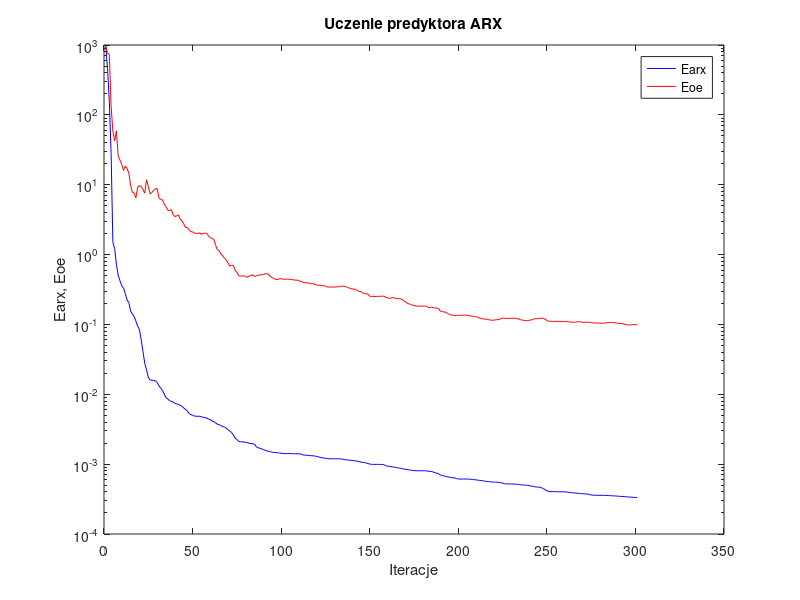
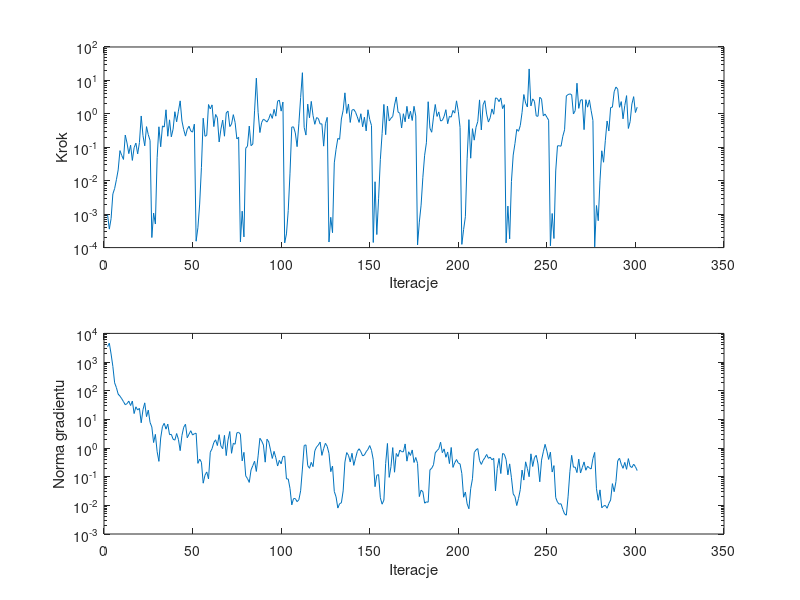

These charts were generated, in order, by the following MATLAB code:
%uczenie predyktora arx
clear all;
n=0; farx(n+1)=9.558723e+002; foe(n+1)=9.743501e+002; wspucz(n+1)=0.000000e+000; ng(n+1)=0.000000e+000;
%odnowa zmiennej metryki
n=1; farx(n+1)=4.554954e+002; foe(n+1)=7.605214e+002; krok(n+1)=9.578186e-004; ng(n+1)=3.443880e+003;
n=2; farx(n+1)=1.564261e+002; foe(n+1)=7.390247e+002; krok(n+1)=3.569431e-004; ng(n+1)=4.553898e+003;
n=3; farx(n+1)=2.912843e+001; foe(n+1)=1.344098e+002; krok(n+1)=7.383609e-004; ng(n+1)=1.904340e+003;
n=4; farx(n+1)=1.501819e+000; foe(n+1)=5.862422e+001; krok(n+1)=4.027729e-003; ng(n+1)=7.042273e+002;
n=5; farx(n+1)=1.217934e+000; foe(n+1)=4.250834e+001; krok(n+1)=5.848770e-003; ng(n+1)=1.881793e+002;
n=6; farx(n+1)=7.255703e-001; foe(n+1)=5.908018e+001; krok(n+1)=1.073668e-002; ng(n+1)=1.281383e+002;
n=7; farx(n+1)=5.066028e-001; foe(n+1)=2.579193e+001; krok(n+1)=2.107682e-002; ng(n+1)=7.591122e+001;
n=8; farx(n+1)=4.229338e-001; foe(n+1)=2.244111e+001; krok(n+1)=7.959957e-002; ng(n+1)=6.488036e+001;
n=9; farx(n+1)=3.577506e-001; foe(n+1)=1.958976e+001; krok(n+1)=5.722022e-002; ng(n+1)=5.264272e+001;
n=10; farx(n+1)=3.337382e-001; foe(n+1)=1.603369e+001; krok(n+1)=4.331299e-002; ng(n+1)=4.161418e+001;
n=11; farx(n+1)=2.765221e-001; foe(n+1)=1.842989e+001; krok(n+1)=2.320583e-001; ng(n+1)=3.246238e+001;
n=12; farx(n+1)=2.253023e-001; foe(n+1)=1.723110e+001; krok(n+1)=1.340009e-001; ng(n+1)=3.535137e+001;
n=13; farx(n+1)=2.065046e-001; foe(n+1)=1.469322e+001; krok(n+1)=6.460819e-002; ng(n+1)=4.348763e+001;
n=14; farx(n+1)=1.562157e-001; foe(n+1)=9.938148e+000; krok(n+1)=1.160291e-001; ng(n+1)=3.044965e+001;
n=15; farx(n+1)=1.410586e-001; foe(n+1)=7.772170e+000; krok(n+1)=4.050274e-002; ng(n+1)=4.368788e+001;
n=16; farx(n+1)=1.304793e-001; foe(n+1)=7.634544e+000; krok(n+1)=9.760941e-002; ng(n+1)=1.596055e+001;
n=17; farx(n+1)=1.115720e-001; foe(n+1)=6.477665e+000; krok(n+1)=1.331896e-001; ng(n+1)=2.744278e+001;
n=18; farx(n+1)=9.449661e-002; foe(n+1)=9.233957e+000; krok(n+1)=6.345766e-002; ng(n+1)=2.116057e+001;
n=19; farx(n+1)=8.509252e-002; foe(n+1)=9.701624e+000; krok(n+1)=1.380129e-001; ng(n+1)=2.429424e+001;
n=20; farx(n+1)=5.986575e-002; foe(n+1)=9.453893e+000; krok(n+1)=8.642640e-001; ng(n+1)=7.608824e+000;
n=21; farx(n+1)=4.126810e-002; foe(n+1)=8.555282e+000; krok(n+1)=2.242518e-001; ng(n+1)=2.170673e+001;
n=22; farx(n+1)=2.779107e-002; foe(n+1)=7.565527e+000; krok(n+1)=1.104861e-001; ng(n+1)=3.770512e+001;
n=23; farx(n+1)=2.242132e-002; foe(n+1)=1.177417e+001; krok(n+1)=4.147513e-001; ng(n+1)=1.246817e+001;
n=24; farx(n+1)=1.752646e-002; foe(n+1)=9.462224e+000; krok(n+1)=2.378132e-001; ng(n+1)=2.100801e+001;
n=25; farx(n+1)=1.599574e-002; foe(n+1)=7.383739e+000; krok(n+1)=1.600146e-001; ng(n+1)=7.835067e+000;
%odnowa zmiennej metryki
n=26; farx(n+1)=1.586325e-002; foe(n+1)=7.749624e+000; krok(n+1)=1.999716e-004; ng(n+1)=5.402960e+000;
n=27; farx(n+1)=1.578396e-002; foe(n+1)=8.265097e+000; krok(n+1)=1.078226e-003; ng(n+1)=1.552361e+000;
n=28; farx(n+1)=1.564486e-002; foe(n+1)=8.725967e+000; krok(n+1)=5.069434e-004; ng(n+1)=3.001581e+000;
n=29; farx(n+1)=1.469454e-002; foe(n+1)=8.826189e+000; krok(n+1)=4.904612e-002; ng(n+1)=7.398660e-001;
n=30; farx(n+1)=1.325759e-002; foe(n+1)=6.483280e+000; krok(n+1)=4.102061e-001; ng(n+1)=3.425623e-001;
n=31; farx(n+1)=1.225947e-002; foe(n+1)=6.174092e+000; krok(n+1)=1.036878e-001; ng(n+1)=2.235596e+000;
n=32; farx(n+1)=1.133102e-002; foe(n+1)=6.069299e+000; krok(n+1)=4.363377e-001; ng(n+1)=5.598597e+000;
n=33; farx(n+1)=1.010349e-002; foe(n+1)=5.306924e+000; krok(n+1)=4.020096e-001; ng(n+1)=7.270263e+000;
n=34; farx(n+1)=8.923301e-003; foe(n+1)=4.817357e+000; krok(n+1)=1.322970e+000; ng(n+1)=4.558239e+000;
n=35; farx(n+1)=8.561261e-003; foe(n+1)=4.324781e+000; krok(n+1)=2.139750e-001; ng(n+1)=6.828949e+000;
n=36; farx(n+1)=8.098447e-003; foe(n+1)=4.246156e+000; krok(n+1)=6.620810e-001; ng(n+1)=2.922323e+000;
n=37; farx(n+1)=7.953294e-003; foe(n+1)=4.418450e+000; krok(n+1)=2.056099e-001; ng(n+1)=3.006230e+000;
n=38; farx(n+1)=7.751006e-003; foe(n+1)=3.745368e+000; krok(n+1)=3.477470e-001; ng(n+1)=2.028419e+000;
n=39; farx(n+1)=7.420643e-003; foe(n+1)=3.502618e+000; krok(n+1)=1.157790e+000; ng(n+1)=1.884905e+000;
n=40; farx(n+1)=7.269097e-003; foe(n+1)=3.574817e+000; krok(n+1)=5.786742e-001; ng(n+1)=3.203286e+000;
n=41; farx(n+1)=7.160941e-003; foe(n+1)=3.710450e+000; krok(n+1)=1.201404e+000; ng(n+1)=2.013255e+000;
n=42; farx(n+1)=6.970291e-003; foe(n+1)=3.207271e+000; krok(n+1)=2.445328e+000; ng(n+1)=8.103749e-001;
n=43; farx(n+1)=6.746330e-003; foe(n+1)=3.034455e+000; krok(n+1)=6.113321e-001; ng(n+1)=2.755331e+000;
n=44; farx(n+1)=6.365558e-003; foe(n+1)=2.755192e+000; krok(n+1)=3.372291e-001; ng(n+1)=5.318362e+000;
n=45; farx(n+1)=6.054972e-003; foe(n+1)=2.438968e+000; krok(n+1)=2.158836e-001; ng(n+1)=6.769058e+000;
n=46; farx(n+1)=5.800614e-003; foe(n+1)=2.456510e+000; krok(n+1)=3.477470e-001; ng(n+1)=2.277472e+000;
n=47; farx(n+1)=5.300190e-003; foe(n+1)=2.268903e+000; krok(n+1)=4.267990e-001; ng(n+1)=3.049485e+000;
n=48; farx(n+1)=5.129745e-003; foe(n+1)=2.133577e+000; krok(n+1)=3.077853e-001; ng(n+1)=4.023336e+000;
n=49; farx(n+1)=5.017377e-003; foe(n+1)=2.114294e+000; krok(n+1)=2.841626e-001; ng(n+1)=2.837261e+000;
n=50; farx(n+1)=4.882961e-003; foe(n+1)=2.038958e+000; krok(n+1)=4.923082e-001; ng(n+1)=3.161551e+000;
%odnowa zmiennej metryki
n=51; farx(n+1)=4.846181e-003; foe(n+1)=2.007807e+000; krok(n+1)=1.553088e-004; ng(n+1)=3.299861e+000;
n=52; farx(n+1)=4.845235e-003; foe(n+1)=2.014313e+000; krok(n+1)=3.910575e-004; ng(n+1)=2.917564e-001;
n=53; farx(n+1)=4.836273e-003; foe(n+1)=2.043644e+000; krok(n+1)=2.004465e-003; ng(n+1)=4.113099e-001;
n=54; farx(n+1)=4.767796e-003; foe(n+1)=1.946831e+000; krok(n+1)=2.509359e-002; ng(n+1)=3.177561e-001;
n=55; farx(n+1)=4.682995e-003; foe(n+1)=2.013201e+000; krok(n+1)=7.422839e-001; ng(n+1)=5.930693e-002;
n=56; farx(n+1)=4.657042e-003; foe(n+1)=2.013320e+000; krok(n+1)=2.137984e-001; ng(n+1)=1.128217e-001;
n=57; farx(n+1)=4.574907e-003; foe(n+1)=2.027907e+000; krok(n+1)=2.268451e-001; ng(n+1)=1.464500e-001;
n=58; farx(n+1)=4.410620e-003; foe(n+1)=1.854491e+000; krok(n+1)=1.899074e+000; ng(n+1)=8.354988e-002;
n=59; farx(n+1)=4.352699e-003; foe(n+1)=1.741154e+000; krok(n+1)=1.404256e+000; ng(n+1)=7.153703e-001;
n=60; farx(n+1)=4.136516e-003; foe(n+1)=1.702985e+000; krok(n+1)=1.856466e+000; ng(n+1)=9.504604e-001;
n=61; farx(n+1)=4.063012e-003; foe(n+1)=1.651068e+000; krok(n+1)=4.158012e-001; ng(n+1)=1.557533e+000;
n=62; farx(n+1)=3.898387e-003; foe(n+1)=1.365087e+000; krok(n+1)=9.574267e-001; ng(n+1)=1.938766e+000;
n=63; farx(n+1)=3.720221e-003; foe(n+1)=1.164310e+000; krok(n+1)=7.679697e-001; ng(n+1)=1.221320e+000;
n=64; farx(n+1)=3.665394e-003; foe(n+1)=1.143142e+000; krok(n+1)=1.443061e-001; ng(n+1)=2.925124e+000;
n=65; farx(n+1)=3.571965e-003; foe(n+1)=1.022060e+000; krok(n+1)=3.493083e-001; ng(n+1)=1.175997e+000;
n=66; farx(n+1)=3.443484e-003; foe(n+1)=9.612795e-001; krok(n+1)=6.511688e-001; ng(n+1)=9.452515e-001;
n=67; farx(n+1)=3.385997e-003; foe(n+1)=8.857949e-001; krok(n+1)=2.144024e-001; ng(n+1)=2.769832e+000;
n=68; farx(n+1)=3.284188e-003; foe(n+1)=8.389542e-001; krok(n+1)=1.062525e+000; ng(n+1)=5.440969e-001;
n=69; farx(n+1)=3.117039e-003; foe(n+1)=7.581227e-001; krok(n+1)=1.207877e+000; ng(n+1)=1.894796e+000;
n=70; farx(n+1)=2.955468e-003; foe(n+1)=6.823050e-001; krok(n+1)=4.164005e-001; ng(n+1)=3.766074e+000;
n=71; farx(n+1)=2.845690e-003; foe(n+1)=7.051947e-001; krok(n+1)=4.938403e-001; ng(n+1)=6.556324e-001;
n=72; farx(n+1)=2.610591e-003; foe(n+1)=7.013914e-001; krok(n+1)=9.471081e-001; ng(n+1)=1.462068e+000;
n=73; farx(n+1)=2.366307e-003; foe(n+1)=5.947508e-001; krok(n+1)=5.551463e-001; ng(n+1)=1.353457e+000;
n=74; farx(n+1)=2.253250e-003; foe(n+1)=5.595180e-001; krok(n+1)=1.778431e-001; ng(n+1)=3.386968e+000;
n=75; farx(n+1)=2.118213e-003; foe(n+1)=4.999685e-001; krok(n+1)=2.001704e-001; ng(n+1)=3.533677e+000;
%odnowa zmiennej metryki
n=76; farx(n+1)=2.087933e-003; foe(n+1)=4.904568e-001; krok(n+1)=1.474459e-004; ng(n+1)=3.038130e+000;
n=77; farx(n+1)=2.084165e-003; foe(n+1)=4.929992e-001; krok(n+1)=1.229105e-003; ng(n+1)=3.561946e-001;
n=78; farx(n+1)=2.081760e-003; foe(n+1)=4.977634e-001; krok(n+1)=2.087853e-004; ng(n+1)=7.065969e-001;
n=79; farx(n+1)=2.049841e-003; foe(n+1)=4.802776e-001; krok(n+1)=9.359461e-002; ng(n+1)=1.067024e-001;
n=80; farx(n+1)=2.026181e-003; foe(n+1)=4.753580e-001; krok(n+1)=1.079418e-001; ng(n+1)=8.589243e-002;
n=81; farx(n+1)=1.987743e-003; foe(n+1)=4.942861e-001; krok(n+1)=4.306047e-001; ng(n+1)=6.318532e-002;
n=82; farx(n+1)=1.977377e-003; foe(n+1)=5.059090e-001; krok(n+1)=1.116954e-001; ng(n+1)=1.723536e-001;
n=83; farx(n+1)=1.957716e-003; foe(n+1)=5.125237e-001; krok(n+1)=1.254000e-001; ng(n+1)=2.422385e-001;
n=84; farx(n+1)=1.928592e-003; foe(n+1)=4.854139e-001; krok(n+1)=1.232067e+000; ng(n+1)=3.470749e-001;
n=85; farx(n+1)=1.770043e-003; foe(n+1)=4.977209e-001; krok(n+1)=1.169631e+001; ng(n+1)=1.523460e-001;
n=86; farx(n+1)=1.717858e-003; foe(n+1)=5.086386e-001; krok(n+1)=1.104103e+000; ng(n+1)=5.337906e-001;
n=87; farx(n+1)=1.689830e-003; foe(n+1)=5.054545e-001; krok(n+1)=2.760258e-001; ng(n+1)=2.190369e+000;
n=88; farx(n+1)=1.652896e-003; foe(n+1)=5.183248e-001; krok(n+1)=5.548341e-001; ng(n+1)=1.764656e+000;
n=89; farx(n+1)=1.615495e-003; foe(n+1)=5.148787e-001; krok(n+1)=6.954939e-001; ng(n+1)=1.271058e+000;
n=90; farx(n+1)=1.578276e-003; foe(n+1)=5.323019e-001; krok(n+1)=6.371584e-001; ng(n+1)=3.211230e-001;
n=91; farx(n+1)=1.548961e-003; foe(n+1)=5.325317e-001; krok(n+1)=5.695627e-001; ng(n+1)=2.033472e+000;
n=92; farx(n+1)=1.521370e-003; foe(n+1)=5.168693e-001; krok(n+1)=7.101669e-001; ng(n+1)=1.642113e+000;
n=93; farx(n+1)=1.503856e-003; foe(n+1)=4.830617e-001; krok(n+1)=1.006076e+000; ng(n+1)=8.585350e-001;
n=94; farx(n+1)=1.484035e-003; foe(n+1)=4.676229e-001; krok(n+1)=7.310195e-001; ng(n+1)=4.322836e-001;
n=95; farx(n+1)=1.469182e-003; foe(n+1)=4.526995e-001; krok(n+1)=1.361947e+000; ng(n+1)=7.648733e-001;
n=96; farx(n+1)=1.463523e-003; foe(n+1)=4.402408e-001; krok(n+1)=8.536620e-001; ng(n+1)=4.582297e-001;
n=97; farx(n+1)=1.455456e-003; foe(n+1)=4.372932e-001; krok(n+1)=2.400098e+000; ng(n+1)=2.353431e-001;
n=98; farx(n+1)=1.440366e-003; foe(n+1)=4.520648e-001; krok(n+1)=2.571390e+000; ng(n+1)=3.715073e-001;
n=99; farx(n+1)=1.434026e-003; foe(n+1)=4.505003e-001; krok(n+1)=1.206842e+000; ng(n+1)=2.798482e-001;
n=100; farx(n+1)=1.419422e-003; foe(n+1)=4.453663e-001; krok(n+1)=2.254461e+000; ng(n+1)=5.034654e-001;
%odnowa zmiennej metryki
n=101; farx(n+1)=1.417662e-003; foe(n+1)=4.438610e-001; krok(n+1)=1.383684e-004; ng(n+1)=5.191528e-001;
n=102; farx(n+1)=1.417609e-003; foe(n+1)=4.441851e-001; krok(n+1)=2.566675e-004; ng(n+1)=8.343479e-002;
n=103; farx(n+1)=1.417353e-003; foe(n+1)=4.451438e-001; krok(n+1)=1.276921e-003; ng(n+1)=8.343683e-002;
n=104; farx(n+1)=1.416597e-003; foe(n+1)=4.416206e-001; krok(n+1)=1.683407e-002; ng(n+1)=3.882712e-002;
n=105; farx(n+1)=1.415310e-003; foe(n+1)=4.407869e-001; krok(n+1)=4.024834e-001; ng(n+1)=1.041339e-002;
n=106; farx(n+1)=1.411714e-003; foe(n+1)=4.322710e-001; krok(n+1)=4.079802e-001; ng(n+1)=1.723579e-002;
n=107; farx(n+1)=1.409621e-003; foe(n+1)=4.318553e-001; krok(n+1)=2.689113e-001; ng(n+1)=1.722823e-002;
n=108; farx(n+1)=1.409165e-003; foe(n+1)=4.315410e-001; krok(n+1)=1.044603e-001; ng(n+1)=1.343364e-002;
n=109; farx(n+1)=1.406486e-003; foe(n+1)=4.229847e-001; krok(n+1)=5.045340e-001; ng(n+1)=1.564928e-002;
n=110; farx(n+1)=1.397769e-003; foe(n+1)=4.136187e-001; krok(n+1)=3.083832e+000; ng(n+1)=3.219264e-002;
n=111; farx(n+1)=1.360359e-003; foe(n+1)=4.063106e-001; krok(n+1)=1.701359e+001; ng(n+1)=1.850186e-001;
n=112; farx(n+1)=1.350109e-003; foe(n+1)=3.980084e-001; krok(n+1)=3.923690e-001; ng(n+1)=1.227397e+000;
n=113; farx(n+1)=1.343055e-003; foe(n+1)=3.937295e-001; krok(n+1)=2.320583e-001; ng(n+1)=1.288039e+000;
n=114; farx(n+1)=1.336010e-003; foe(n+1)=3.946047e-001; krok(n+1)=1.953830e+000; ng(n+1)=2.435664e-001;
n=115; farx(n+1)=1.331348e-003; foe(n+1)=3.870427e-001; krok(n+1)=7.612154e-001; ng(n+1)=1.963198e-001;
n=116; farx(n+1)=1.321604e-003; foe(n+1)=3.845051e-001; krok(n+1)=2.360240e+000; ng(n+1)=3.165372e-001;
n=117; farx(n+1)=1.315596e-003; foe(n+1)=3.822569e-001; krok(n+1)=8.904025e-001; ng(n+1)=2.239136e-001;
n=118; farx(n+1)=1.307111e-003; foe(n+1)=3.756910e-001; krok(n+1)=4.870112e-001; ng(n+1)=7.971188e-001;
n=119; farx(n+1)=1.292585e-003; foe(n+1)=3.700534e-001; krok(n+1)=7.734497e-001; ng(n+1)=1.090648e+000;
n=120; farx(n+1)=1.275503e-003; foe(n+1)=3.578539e-001; krok(n+1)=7.273018e-001; ng(n+1)=1.274335e+000;
n=121; farx(n+1)=1.253911e-003; foe(n+1)=3.699153e-001; krok(n+1)=4.971061e-001; ng(n+1)=1.618017e+000;
n=122; farx(n+1)=1.234408e-003; foe(n+1)=3.563376e-001; krok(n+1)=5.030381e-001; ng(n+1)=5.536666e-001;
n=123; farx(n+1)=1.227004e-003; foe(n+1)=3.589532e-001; krok(n+1)=1.082372e-001; ng(n+1)=9.572617e-001;
n=124; farx(n+1)=1.211476e-003; foe(n+1)=3.534878e-001; krok(n+1)=5.076613e-001; ng(n+1)=1.462658e+000;
n=125; farx(n+1)=1.196657e-003; foe(n+1)=3.433085e-001; krok(n+1)=7.847380e-001; ng(n+1)=1.145310e+000;
%odnowa zmiennej metryki
n=126; farx(n+1)=1.195369e-003; foe(n+1)=3.425690e-001; krok(n+1)=1.467758e-004; ng(n+1)=6.483127e-001;
n=127; farx(n+1)=1.194927e-003; foe(n+1)=3.434190e-001; krok(n+1)=8.062699e-004; ng(n+1)=1.497288e-001;
n=128; farx(n+1)=1.194466e-003; foe(n+1)=3.442396e-001; krok(n+1)=2.790403e-004; ng(n+1)=2.348726e-001;
n=129; farx(n+1)=1.193526e-003; foe(n+1)=3.426140e-001; krok(n+1)=3.423266e-002; ng(n+1)=3.047834e-002;
n=130; farx(n+1)=1.192477e-003; foe(n+1)=3.440949e-001; krok(n+1)=8.732707e-002; ng(n+1)=1.983033e-002;
n=131; farx(n+1)=1.192110e-003; foe(n+1)=3.453961e-001; krok(n+1)=1.845727e-001; ng(n+1)=8.018065e-003;
n=132; farx(n+1)=1.191420e-003; foe(n+1)=3.478005e-001; krok(n+1)=1.728230e-001; ng(n+1)=1.145971e-002;
n=133; farx(n+1)=1.187940e-003; foe(n+1)=3.525952e-001; krok(n+1)=7.021280e-001; ng(n+1)=1.222466e-002;
n=134; farx(n+1)=1.174943e-003; foe(n+1)=3.539774e-001; krok(n+1)=1.280929e+000; ng(n+1)=3.200263e-002;
n=135; farx(n+1)=1.158883e-003; foe(n+1)=3.485140e-001; krok(n+1)=4.250100e+000; ng(n+1)=3.244860e-001;
n=136; farx(n+1)=1.152303e-003; foe(n+1)=3.431002e-001; krok(n+1)=1.027715e+000; ng(n+1)=6.936052e-001;
n=137; farx(n+1)=1.142062e-003; foe(n+1)=3.351098e-001; krok(n+1)=1.974020e+000; ng(n+1)=5.583989e-001;
n=138; farx(n+1)=1.136222e-003; foe(n+1)=3.286652e-001; krok(n+1)=5.535078e-001; ng(n+1)=3.259446e-001;
n=139; farx(n+1)=1.128229e-003; foe(n+1)=3.194799e-001; krok(n+1)=1.296088e+000; ng(n+1)=6.561356e-001;
n=140; farx(n+1)=1.121916e-003; foe(n+1)=3.230378e-001; krok(n+1)=1.355274e+000; ng(n+1)=2.482524e-001;
n=141; farx(n+1)=1.113555e-003; foe(n+1)=3.166333e-001; krok(n+1)=1.119298e+000; ng(n+1)=4.407104e-001;
n=142; farx(n+1)=1.102060e-003; foe(n+1)=3.039249e-001; krok(n+1)=8.127796e-001; ng(n+1)=7.617269e-001;
n=143; farx(n+1)=1.085725e-003; foe(n+1)=2.982031e-001; krok(n+1)=5.548341e-001; ng(n+1)=9.447282e-001;
n=144; farx(n+1)=1.068230e-003; foe(n+1)=2.945974e-001; krok(n+1)=1.008243e+000; ng(n+1)=7.431400e-001;
n=145; farx(n+1)=1.061875e-003; foe(n+1)=2.838528e-001; krok(n+1)=4.104871e-001; ng(n+1)=5.313781e-001;
n=146; farx(n+1)=1.050638e-003; foe(n+1)=2.750222e-001; krok(n+1)=7.926233e-001; ng(n+1)=5.724767e-001;
n=147; farx(n+1)=1.043301e-003; foe(n+1)=2.749501e-001; krok(n+1)=3.091610e-001; ng(n+1)=7.455610e-001;
n=148; farx(n+1)=1.018103e-003; foe(n+1)=2.715910e-001; krok(n+1)=1.324162e+000; ng(n+1)=8.991248e-001;
n=149; farx(n+1)=1.003929e-003; foe(n+1)=2.524274e-001; krok(n+1)=6.777732e-001; ng(n+1)=1.218748e+000;
n=150; farx(n+1)=9.937648e-004; foe(n+1)=2.519632e-001; krok(n+1)=4.485036e-001; ng(n+1)=8.305588e-001;
%odnowa zmiennej metryki
n=151; farx(n+1)=9.932404e-004; foe(n+1)=2.522315e-001; krok(n+1)=1.422016e-004; ng(n+1)=3.919174e-001;
n=152; farx(n+1)=9.927012e-004; foe(n+1)=2.512355e-001; krok(n+1)=9.317009e-003; ng(n+1)=4.476148e-002;
n=153; farx(n+1)=9.926135e-004; foe(n+1)=2.511496e-001; krok(n+1)=2.456241e-004; ng(n+1)=1.125508e-001;
n=154; farx(n+1)=9.916623e-004; foe(n+1)=2.530201e-001; krok(n+1)=2.883948e-003; ng(n+1)=1.183219e-001;
n=155; farx(n+1)=9.912225e-004; foe(n+1)=2.525298e-001; krok(n+1)=4.284718e-002; ng(n+1)=1.838348e-002;
n=156; farx(n+1)=9.902217e-004; foe(n+1)=2.532650e-001; krok(n+1)=2.601236e-001; ng(n+1)=1.096700e-002;
n=157; farx(n+1)=9.769506e-004; foe(n+1)=2.546777e-001; krok(n+1)=1.915347e+000; ng(n+1)=1.521208e-002;
n=158; farx(n+1)=9.569669e-004; foe(n+1)=2.437464e-001; krok(n+1)=2.382113e-001; ng(n+1)=2.875628e-001;
n=159; farx(n+1)=9.358586e-004; foe(n+1)=2.410448e-001; krok(n+1)=1.707324e+000; ng(n+1)=1.444158e+000;
n=160; farx(n+1)=9.276938e-004; foe(n+1)=2.361208e-001; krok(n+1)=6.183220e-001; ng(n+1)=9.472605e-002;
n=161; farx(n+1)=9.209184e-004; foe(n+1)=2.384904e-001; krok(n+1)=7.382907e-001; ng(n+1)=2.247406e-001;
n=162; farx(n+1)=9.133108e-004; foe(n+1)=2.427163e-001; krok(n+1)=8.375141e-001; ng(n+1)=1.035050e+000;
n=163; farx(n+1)=9.047421e-004; foe(n+1)=2.383535e-001; krok(n+1)=1.829120e+000; ng(n+1)=1.432330e-001;
n=164; farx(n+1)=8.932597e-004; foe(n+1)=2.354135e-001; krok(n+1)=3.203543e+000; ng(n+1)=6.462213e-001;
n=165; farx(n+1)=8.856042e-004; foe(n+1)=2.341770e-001; krok(n+1)=1.136651e+000; ng(n+1)=5.039493e-001;
n=166; farx(n+1)=8.743274e-004; foe(n+1)=2.323237e-001; krok(n+1)=1.035809e+000; ng(n+1)=8.491413e-001;
n=167; farx(n+1)=8.650384e-004; foe(n+1)=2.308705e-001; krok(n+1)=3.772555e-001; ng(n+1)=7.455396e-001;
n=168; farx(n+1)=8.546391e-004; foe(n+1)=2.205518e-001; krok(n+1)=1.009068e+000; ng(n+1)=7.369821e-001;
n=169; farx(n+1)=8.464370e-004; foe(n+1)=2.115510e-001; krok(n+1)=5.788951e-001; ng(n+1)=1.390707e+000;
n=170; farx(n+1)=8.366745e-004; foe(n+1)=2.030285e-001; krok(n+1)=1.678264e+000; ng(n+1)=3.481024e-001;
n=171; farx(n+1)=8.300484e-004; foe(n+1)=1.976490e-001; krok(n+1)=7.101669e-001; ng(n+1)=7.419874e-001;
n=172; farx(n+1)=8.210016e-004; foe(n+1)=1.937791e-001; krok(n+1)=1.196555e+000; ng(n+1)=5.511486e-001;
n=173; farx(n+1)=8.138544e-004; foe(n+1)=1.889586e-001; krok(n+1)=6.322648e-001; ng(n+1)=8.576067e-001;
n=174; farx(n+1)=8.080584e-004; foe(n+1)=1.877153e-001; krok(n+1)=1.682643e+000; ng(n+1)=3.132428e-001;
n=175; farx(n+1)=8.046382e-004; foe(n+1)=1.829154e-001; krok(n+1)=8.600077e-001; ng(n+1)=4.678021e-001;
%odnowa zmiennej metryki
n=176; farx(n+1)=8.044199e-004; foe(n+1)=1.829411e-001; krok(n+1)=1.198705e-004; ng(n+1)=2.913458e-001;
n=177; farx(n+1)=8.044142e-004; foe(n+1)=1.828907e-001; krok(n+1)=5.769389e-004; ng(n+1)=2.024089e-002;
n=178; farx(n+1)=8.043597e-004; foe(n+1)=1.827780e-001; krok(n+1)=1.861026e-003; ng(n+1)=3.379063e-002;
n=179; farx(n+1)=8.040782e-004; foe(n+1)=1.832745e-001; krok(n+1)=1.263902e-002; ng(n+1)=2.984842e-002;
n=180; farx(n+1)=8.038313e-004; foe(n+1)=1.827208e-001; krok(n+1)=5.793922e-002; ng(n+1)=1.190367e-002;
n=181; farx(n+1)=8.029918e-004; foe(n+1)=1.830172e-001; krok(n+1)=1.365319e-001; ng(n+1)=1.328127e-002;
n=182; farx(n+1)=7.912754e-004; foe(n+1)=1.742995e-001; krok(n+1)=2.305302e+000; ng(n+1)=1.283758e-002;
n=183; farx(n+1)=7.878330e-004; foe(n+1)=1.757205e-001; krok(n+1)=3.691454e-001; ng(n+1)=1.739915e-001;
n=184; farx(n+1)=7.821837e-004; foe(n+1)=1.765066e-001; krok(n+1)=2.818076e-001; ng(n+1)=1.970032e-001;
n=185; farx(n+1)=7.689531e-004; foe(n+1)=1.735664e-001; krok(n+1)=8.008859e-001; ng(n+1)=2.605909e-001;
n=186; farx(n+1)=7.520659e-004; foe(n+1)=1.719150e-001; krok(n+1)=1.908137e+000; ng(n+1)=6.784984e-001;
n=187; farx(n+1)=7.416788e-004; foe(n+1)=1.709845e-001; krok(n+1)=8.375141e-001; ng(n+1)=8.103082e-001;
n=188; farx(n+1)=7.250152e-004; foe(n+1)=1.677585e-001; krok(n+1)=1.142810e+000; ng(n+1)=9.421241e-001;
n=189; farx(n+1)=6.972881e-004; foe(n+1)=1.541071e-001; krok(n+1)=6.102414e-001; ng(n+1)=1.596177e+000;
n=190; farx(n+1)=6.879822e-004; foe(n+1)=1.524263e-001; krok(n+1)=6.400584e-001; ng(n+1)=6.859394e-001;
n=191; farx(n+1)=6.778775e-004; foe(n+1)=1.512186e-001; krok(n+1)=8.456470e-001; ng(n+1)=9.310756e-001;
n=192; farx(n+1)=6.678693e-004; foe(n+1)=1.488468e-001; krok(n+1)=1.331376e+000; ng(n+1)=4.758650e-001;
n=193; farx(n+1)=6.586105e-004; foe(n+1)=1.432093e-001; krok(n+1)=5.076613e-001; ng(n+1)=7.284631e-001;
n=194; farx(n+1)=6.489195e-004; foe(n+1)=1.394772e-001; krok(n+1)=8.457767e-001; ng(n+1)=2.863436e-001;
n=195; farx(n+1)=6.435972e-004; foe(n+1)=1.363841e-001; krok(n+1)=7.966063e-001; ng(n+1)=1.045387e+000;
n=196; farx(n+1)=6.391893e-004; foe(n+1)=1.357259e-001; krok(n+1)=1.264530e+000; ng(n+1)=2.108854e-001;
n=197; farx(n+1)=6.354436e-004; foe(n+1)=1.326451e-001; krok(n+1)=1.053408e+000; ng(n+1)=3.082290e-001;
n=198; farx(n+1)=6.208378e-004; foe(n+1)=1.347901e-001; krok(n+1)=2.451494e+000; ng(n+1)=3.967028e-001;
n=199; farx(n+1)=6.130371e-004; foe(n+1)=1.351149e-001; krok(n+1)=1.189063e+000; ng(n+1)=2.982229e-001;
n=200; farx(n+1)=6.119873e-004; foe(n+1)=1.353359e-001; krok(n+1)=3.923690e-001; ng(n+1)=2.789849e-001;
%odnowa zmiennej metryki
n=201; farx(n+1)=6.119082e-004; foe(n+1)=1.354071e-001; krok(n+1)=1.247165e-004; ng(n+1)=1.288753e-001;
n=202; farx(n+1)=6.119037e-004; foe(n+1)=1.354224e-001; krok(n+1)=3.467612e-004; ng(n+1)=1.920719e-002;
n=203; farx(n+1)=6.118868e-004; foe(n+1)=1.355419e-001; krok(n+1)=8.375096e-004; ng(n+1)=2.920340e-002;
n=204; farx(n+1)=6.117310e-004; foe(n+1)=1.354573e-001; krok(n+1)=4.732423e-002; ng(n+1)=1.125549e-002;
n=205; farx(n+1)=6.105893e-004; foe(n+1)=1.330642e-001; krok(n+1)=6.709302e-001; ng(n+1)=7.602197e-003;
n=206; farx(n+1)=6.085343e-004; foe(n+1)=1.322760e-001; krok(n+1)=4.715694e-002; ng(n+1)=3.811553e-002;
n=207; farx(n+1)=6.022753e-004; foe(n+1)=1.308903e-001; krok(n+1)=3.601750e-001; ng(n+1)=8.451419e-002;
n=208; farx(n+1)=6.004265e-004; foe(n+1)=1.299950e-001; krok(n+1)=1.634459e-001; ng(n+1)=6.934761e-001;
n=209; farx(n+1)=5.964676e-004; foe(n+1)=1.285001e-001; krok(n+1)=3.963116e-001; ng(n+1)=8.598380e-001;
n=210; farx(n+1)=5.906142e-004; foe(n+1)=1.267218e-001; krok(n+1)=5.902321e-001; ng(n+1)=9.579566e-001;
n=211; farx(n+1)=5.839713e-004; foe(n+1)=1.229890e-001; krok(n+1)=2.615134e+000; ng(n+1)=3.665046e-001;
n=212; farx(n+1)=5.824158e-004; foe(n+1)=1.218220e-001; krok(n+1)=3.307424e-001; ng(n+1)=2.679951e-001;
n=213; farx(n+1)=5.765544e-004; foe(n+1)=1.198847e-001; krok(n+1)=1.872544e+000; ng(n+1)=3.707346e-001;
n=214; farx(n+1)=5.703679e-004; foe(n+1)=1.192958e-001; krok(n+1)=2.482914e+000; ng(n+1)=4.578502e-001;
n=215; farx(n+1)=5.656620e-004; foe(n+1)=1.183357e-001; krok(n+1)=9.846165e-001; ng(n+1)=5.960920e-001;
n=216; farx(n+1)=5.638293e-004; foe(n+1)=1.182298e-001; krok(n+1)=5.690454e-001; ng(n+1)=4.378115e-001;
n=217; farx(n+1)=5.590996e-004; foe(n+1)=1.151563e-001; krok(n+1)=7.610808e-001; ng(n+1)=4.804095e-001;
n=218; farx(n+1)=5.561820e-004; foe(n+1)=1.149769e-001; krok(n+1)=1.402391e+000; ng(n+1)=3.896826e-001;
n=219; farx(n+1)=5.543694e-004; foe(n+1)=1.151704e-001; krok(n+1)=9.727120e-001; ng(n+1)=4.374453e-001;
n=220; farx(n+1)=5.530841e-004; foe(n+1)=1.164867e-001; krok(n+1)=2.999576e+000; ng(n+1)=3.195459e-002;
n=221; farx(n+1)=5.509266e-004; foe(n+1)=1.169253e-001; krok(n+1)=2.891506e+000; ng(n+1)=1.964123e-001;
n=222; farx(n+1)=5.472571e-004; foe(n+1)=1.178436e-001; krok(n+1)=2.315580e+000; ng(n+1)=4.332647e-001;
n=223; farx(n+1)=5.421882e-004; foe(n+1)=1.209883e-001; krok(n+1)=2.984343e+000; ng(n+1)=1.287294e-001;
n=224; farx(n+1)=5.370938e-004; foe(n+1)=1.232372e-001; krok(n+1)=1.435731e+000; ng(n+1)=6.461889e-001;
n=225; farx(n+1)=5.229813e-004; foe(n+1)=1.219768e-001; krok(n+1)=1.885812e+000; ng(n+1)=6.054041e-001;
%odnowa zmiennej metryki
n=226; farx(n+1)=5.223171e-004; foe(n+1)=1.218463e-001; krok(n+1)=1.381179e-004; ng(n+1)=3.942563e-001;
n=227; farx(n+1)=5.216834e-004; foe(n+1)=1.217943e-001; krok(n+1)=1.742611e-003; ng(n+1)=1.157248e-001;
n=228; farx(n+1)=5.213521e-004; foe(n+1)=1.217511e-001; krok(n+1)=1.821498e-004; ng(n+1)=2.800507e-001;
n=229; farx(n+1)=5.193478e-004; foe(n+1)=1.225187e-001; krok(n+1)=9.424758e-003; ng(n+1)=9.185204e-002;
n=230; farx(n+1)=5.182103e-004; foe(n+1)=1.222719e-001; krok(n+1)=5.857529e-002; ng(n+1)=2.509562e-002;
n=231; farx(n+1)=5.168657e-004; foe(n+1)=1.227436e-001; krok(n+1)=1.300618e-001; ng(n+1)=2.015992e-002;
n=232; farx(n+1)=5.157636e-004; foe(n+1)=1.214831e-001; krok(n+1)=3.435737e-001; ng(n+1)=9.853310e-003;
n=233; farx(n+1)=5.131397e-004; foe(n+1)=1.200244e-001; krok(n+1)=3.011048e-001; ng(n+1)=1.743466e-002;
n=234; farx(n+1)=5.072929e-004; foe(n+1)=1.170491e-001; krok(n+1)=4.461084e-001; ng(n+1)=3.555727e-002;
n=235; farx(n+1)=5.051193e-004; foe(n+1)=1.155885e-001; krok(n+1)=1.106940e+000; ng(n+1)=1.699514e-001;
n=236; farx(n+1)=5.020407e-004; foe(n+1)=1.142995e-001; krok(n+1)=3.781569e+000; ng(n+1)=7.609102e-002;
n=237; farx(n+1)=4.998954e-004; foe(n+1)=1.132644e-001; krok(n+1)=2.112541e+000; ng(n+1)=3.301313e-001;
n=238; farx(n+1)=4.992626e-004; foe(n+1)=1.134763e-001; krok(n+1)=1.601772e+000; ng(n+1)=1.922474e-001;
n=239; farx(n+1)=4.912408e-004; foe(n+1)=1.143713e-001; krok(n+1)=2.204361e+001; ng(n+1)=9.973791e-002;
n=240; farx(n+1)=4.867963e-004; foe(n+1)=1.163980e-001; krok(n+1)=1.727068e+000; ng(n+1)=6.273441e-001;
n=241; farx(n+1)=4.831378e-004; foe(n+1)=1.173544e-001; krok(n+1)=2.804781e+000; ng(n+1)=2.271856e-001;
n=242; farx(n+1)=4.747911e-004; foe(n+1)=1.208218e-001; krok(n+1)=2.367507e+000; ng(n+1)=4.612136e-001;
n=243; farx(n+1)=4.713000e-004; foe(n+1)=1.207178e-001; krok(n+1)=8.674420e-001; ng(n+1)=5.569281e-001;
n=244; farx(n+1)=4.697900e-004; foe(n+1)=1.205717e-001; krok(n+1)=8.457767e-001; ng(n+1)=2.782037e-001;
n=245; farx(n+1)=4.674123e-004; foe(n+1)=1.220083e-001; krok(n+1)=3.138952e+000; ng(n+1)=6.635968e-002;
n=246; farx(n+1)=4.590017e-004; foe(n+1)=1.228842e-001; krok(n+1)=2.755451e+000; ng(n+1)=3.783161e-001;
n=247; farx(n+1)=4.470305e-004; foe(n+1)=1.221436e-001; krok(n+1)=8.704303e-001; ng(n+1)=7.393507e-001;
n=248; farx(n+1)=4.290331e-004; foe(n+1)=1.188014e-001; krok(n+1)=9.861549e-001; ng(n+1)=1.344775e+000;
n=249; farx(n+1)=4.163223e-004; foe(n+1)=1.136633e-001; krok(n+1)=7.926233e-001; ng(n+1)=7.878926e-001;
n=250; farx(n+1)=4.060822e-004; foe(n+1)=1.112424e-001; krok(n+1)=6.477968e-001; ng(n+1)=4.001929e-001;
%odnowa zmiennej metryki
n=251; farx(n+1)=4.046736e-004; foe(n+1)=1.108781e-001; krok(n+1)=1.131625e-004; ng(n+1)=7.173767e-001;
n=252; farx(n+1)=4.041291e-004; foe(n+1)=1.106270e-001; krok(n+1)=1.047905e-003; ng(n+1)=1.456421e-001;
n=253; farx(n+1)=4.038884e-004; foe(n+1)=1.104813e-001; krok(n+1)=1.869031e-004; ng(n+1)=2.437970e-001;
n=254; farx(n+1)=4.036528e-004; foe(n+1)=1.108324e-001; krok(n+1)=1.955649e-002; ng(n+1)=1.865095e-002;
n=255; farx(n+1)=4.031427e-004; foe(n+1)=1.108100e-001; krok(n+1)=1.105847e-001; ng(n+1)=1.289257e-002;
n=256; farx(n+1)=4.027246e-004; foe(n+1)=1.106159e-001; krok(n+1)=1.112054e-001; ng(n+1)=1.099588e-002;
n=257; farx(n+1)=4.023335e-004; foe(n+1)=1.101952e-001; krok(n+1)=1.076512e-001; ng(n+1)=1.137314e-002;
n=258; farx(n+1)=4.019057e-004; foe(n+1)=1.106450e-001; krok(n+1)=2.134155e-001; ng(n+1)=7.208018e-003;
n=259; farx(n+1)=4.016631e-004; foe(n+1)=1.104579e-001; krok(n+1)=3.333343e-001; ng(n+1)=5.020157e-003;
n=260; farx(n+1)=4.001533e-004; foe(n+1)=1.106917e-001; krok(n+1)=3.457056e+000; ng(n+1)=4.534069e-003;
n=261; farx(n+1)=3.952456e-004; foe(n+1)=1.089714e-001; krok(n+1)=3.771624e+000; ng(n+1)=2.090590e-002;
n=262; farx(n+1)=3.934811e-004; foe(n+1)=1.086991e-001; krok(n+1)=3.963609e+000; ng(n+1)=1.496512e-001;
n=263; farx(n+1)=3.884494e-004; foe(n+1)=1.074287e-001; krok(n+1)=3.748819e+000; ng(n+1)=5.555096e-001;
n=264; farx(n+1)=3.874471e-004; foe(n+1)=1.074911e-001; krok(n+1)=9.908265e-001; ng(n+1)=2.143565e-001;
n=265; farx(n+1)=3.868861e-004; foe(n+1)=1.075500e-001; krok(n+1)=1.252361e+000; ng(n+1)=2.164586e-001;
n=266; farx(n+1)=3.837323e-004; foe(n+1)=1.088370e-001; krok(n+1)=8.248789e+000; ng(n+1)=1.389850e-001;
n=267; farx(n+1)=3.815931e-004; foe(n+1)=1.094459e-001; krok(n+1)=1.458994e+000; ng(n+1)=4.090081e-001;
n=268; farx(n+1)=3.793744e-004; foe(n+1)=1.086468e-001; krok(n+1)=2.574305e+000; ng(n+1)=1.343439e-001;
n=269; farx(n+1)=3.767884e-004; foe(n+1)=1.074168e-001; krok(n+1)=2.662752e+000; ng(n+1)=2.088869e-001;
n=270; farx(n+1)=3.761938e-004; foe(n+1)=1.073714e-001; krok(n+1)=3.372291e-001; ng(n+1)=3.273123e-001;
n=271; farx(n+1)=3.748267e-004; foe(n+1)=1.073004e-001; krok(n+1)=2.648925e+000; ng(n+1)=1.678258e-001;
n=272; farx(n+1)=3.728316e-004; foe(n+1)=1.071969e-001; krok(n+1)=1.585247e+000; ng(n+1)=2.305873e-001;
n=273; farx(n+1)=3.673954e-004; foe(n+1)=1.074375e-001; krok(n+1)=2.621320e+000; ng(n+1)=2.021786e-001;
n=274; farx(n+1)=3.628792e-004; foe(n+1)=1.057978e-001; krok(n+1)=1.250289e+000; ng(n+1)=1.853343e-001;
n=275; farx(n+1)=3.592809e-004; foe(n+1)=1.052820e-001; krok(n+1)=6.371584e-001; ng(n+1)=4.317830e-001;
%odnowa zmiennej metryki
n=276; farx(n+1)=3.582243e-004; foe(n+1)=1.049688e-001; krok(n+1)=1.049814e-004; ng(n+1)=7.025198e-001;
n=277; farx(n+1)=3.581610e-004; foe(n+1)=1.048604e-001; krok(n+1)=1.812955e-003; ng(n+1)=3.803646e-002;
n=278; farx(n+1)=3.581567e-004; foe(n+1)=1.048650e-001; krok(n+1)=6.369581e-004; ng(n+1)=1.502274e-002;
n=279; farx(n+1)=3.578685e-004; foe(n+1)=1.045484e-001; krok(n+1)=1.033570e-002; ng(n+1)=3.465493e-002;
n=280; farx(n+1)=3.577224e-004; foe(n+1)=1.041790e-001; krok(n+1)=7.866273e-002; ng(n+1)=8.208140e-003;
n=281; farx(n+1)=3.576095e-004; foe(n+1)=1.042593e-001; krok(n+1)=3.571716e-002; ng(n+1)=9.480448e-003;
n=282; farx(n+1)=3.571372e-004; foe(n+1)=1.045585e-001; krok(n+1)=1.573255e-001; ng(n+1)=9.958927e-003;
n=283; farx(n+1)=3.560935e-004; foe(n+1)=1.057274e-001; krok(n+1)=6.113321e-001; ng(n+1)=7.920781e-003;
n=284; farx(n+1)=3.553089e-004; foe(n+1)=1.061682e-001; krok(n+1)=3.072232e-001; ng(n+1)=1.160721e-002;
n=285; farx(n+1)=3.528209e-004; foe(n+1)=1.065113e-001; krok(n+1)=1.547830e+000; ng(n+1)=1.537090e-002;
n=286; farx(n+1)=3.522505e-004; foe(n+1)=1.064756e-001; krok(n+1)=1.585247e+000; ng(n+1)=5.725328e-002;
n=287; farx(n+1)=3.512833e-004; foe(n+1)=1.060596e-001; krok(n+1)=4.591028e+000; ng(n+1)=2.997929e-002;
n=288; farx(n+1)=3.507334e-004; foe(n+1)=1.055784e-001; krok(n+1)=6.340986e+000; ng(n+1)=6.745592e-002;
n=289; farx(n+1)=3.478314e-004; foe(n+1)=1.037585e-001; krok(n+1)=5.484439e+000; ng(n+1)=3.576804e-001;
n=290; farx(n+1)=3.463886e-004; foe(n+1)=1.038624e-001; krok(n+1)=1.569476e+000; ng(n+1)=4.413150e-001;
n=291; farx(n+1)=3.452558e-004; foe(n+1)=1.027222e-001; krok(n+1)=2.325210e+000; ng(n+1)=2.713630e-001;
n=292; farx(n+1)=3.447233e-004; foe(n+1)=1.023178e-001; krok(n+1)=7.101669e-001; ng(n+1)=1.960753e-001;
n=293; farx(n+1)=3.429692e-004; foe(n+1)=1.003247e-001; krok(n+1)=1.784490e+000; ng(n+1)=3.154890e-001;
n=294; farx(n+1)=3.396989e-004; foe(n+1)=9.879825e-002; krok(n+1)=3.508738e+000; ng(n+1)=1.806855e-001;
n=295; farx(n+1)=3.387634e-004; foe(n+1)=9.887307e-002; krok(n+1)=3.655097e-001; ng(n+1)=4.273889e-001;
n=296; farx(n+1)=3.379062e-004; foe(n+1)=9.848677e-002; krok(n+1)=5.824576e-001; ng(n+1)=2.311079e-001;
n=297; farx(n+1)=3.367944e-004; foe(n+1)=9.878530e-002; krok(n+1)=1.966140e+000; ng(n+1)=2.080771e-001;
n=298; farx(n+1)=3.344673e-004; foe(n+1)=1.000101e-001; krok(n+1)=3.271951e+000; ng(n+1)=2.733199e-001;
n=299; farx(n+1)=3.333641e-004; foe(n+1)=9.933746e-002; krok(n+1)=1.096368e+000; ng(n+1)=2.232281e-001;
n=300; farx(n+1)=3.326712e-004; foe(n+1)=9.909317e-002; krok(n+1)=1.585247e+000; ng(n+1)=1.631299e-001;

figure; semilogy(farx,'b'); hold on; semilogy(foe,'r'); xlabel('Iteracje'); ylabel('Earx, Eoe'); legend('Earx','Eoe'); title('Uczenie predyktora ARX');
figure; subplot(2,1,1); semilogy(krok); xlabel('Iteracje'); ylabel('Krok');
subplot(2,1,2); semilogy(ng); xlabel('Iteracje'); ylabel('Norma gradientu');
Earx=farx(n+1)
Eoe=foe(n+1)
